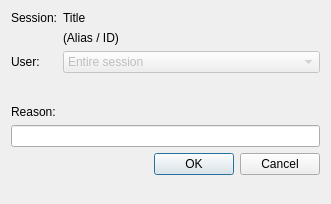
<?xml version="1.0" encoding="UTF-8"?>
<ui version="4.0">
 <class>AbuseReportDialog</class>
 <widget class="QDialog" name="AbuseReportDialog">
  <property name="geometry">
   <rect>
    <x>0</x>
    <y>0</y>
    <width>331</width>
    <height>204</height>
   </rect>
  </property>
  <property name="windowTitle">
   <string>Report Abuse</string>
  </property>
  <layout class="QFormLayout">
   <item row="0" column="0">
    <widget class="QLabel">
     <property name="text">
      <string>Session:</string>
     </property>
    </widget>
   </item>
   <item row="0" column="1">
    <widget class="QLabel" name="sessionTitle">
     <property name="text">
      <string notr="true">Title</string>
     </property>
    </widget>
   </item>
   <item row="1" column="1">
    <widget class="QLabel" name="sessionId">
     <property name="text">
      <string notr="true">(Alias / ID)</string>
     </property>
     <property name="textFormat">
      <enum>Qt::PlainText</enum>
     </property>
    </widget>
   </item>
   <item row="4" column="0">
    <spacer>
     <property name="orientation">
      <enum>Qt::Vertical</enum>
     </property>
     <property name="sizeType">
      <enum>QSizePolicy::Fixed</enum>
     </property>
     <property name="sizeHint" stdset="0">
      <size>
       <width>20</width>
       <height>20</height>
      </size>
     </property>
    </spacer>
   </item>
   <item row="5" column="0">
    <widget class="QLabel">
     <property name="text">
      <string>Reason:</string>
     </property>
    </widget>
   </item>
   <item row="6" column="0" colspan="2">
    <widget class="QLineEdit" name="reason">
     <property name="mandatoryfield" stdset="0">
      <bool>true</bool>
     </property>
    </widget>
   </item>
   <item row="7" column="0" colspan="2">
    <widget class="QDialogButtonBox" name="buttons">
     <property name="orientation">
      <enum>Qt::Horizontal</enum>
     </property>
     <property name="standardButtons">
      <set>QDialogButtonBox::Cancel|QDialogButtonBox::Ok</set>
     </property>
    </widget>
   </item>
   <item row="2" column="1">
    <widget class="QComboBox" name="user">
     <property name="enabled">
      <bool>false</bool>
     </property>
     <item>
      <property name="text">
       <string>Entire session</string>
      </property>
     </item>
    </widget>
   </item>
   <item row="2" column="0">
    <widget class="QLabel">
     <property name="text">
      <string>User:</string>
     </property>
    </widget>
   </item>
  </layout>
 </widget>
 <resources/>
 <connections>
  <connection>
   <sender>buttons</sender>
   <signal>accepted()</signal>
   <receiver>AbuseReportDialog</receiver>
   <slot>accept()</slot>
   <hints>
    <hint type="sourcelabel">
     <x>248</x>
     <y>254</y>
    </hint>
    <hint type="destinationlabel">
     <x>157</x>
     <y>274</y>
    </hint>
   </hints>
  </connection>
  <connection>
   <sender>buttons</sender>
   <signal>rejected()</signal>
   <receiver>AbuseReportDialog</receiver>
   <slot>reject()</slot>
   <hints>
    <hint type="sourcelabel">
     <x>316</x>
     <y>260</y>
    </hint>
    <hint type="destinationlabel">
     <x>286</x>
     <y>274</y>
    </hint>
   </hints>
  </connection>
 </connections>
</ui>
